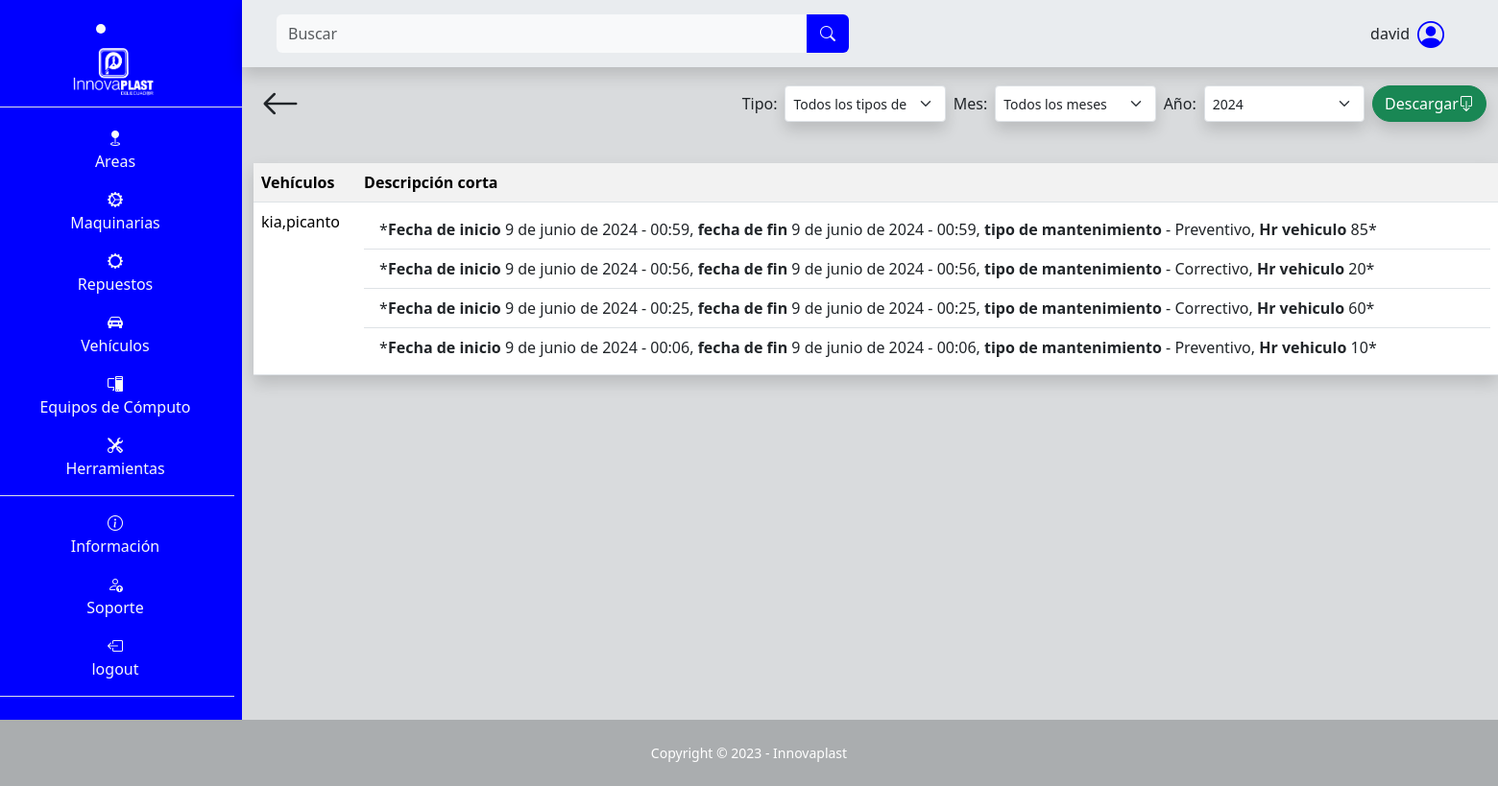
The app's page /vehiculo/tabla/ (signed in), older data.
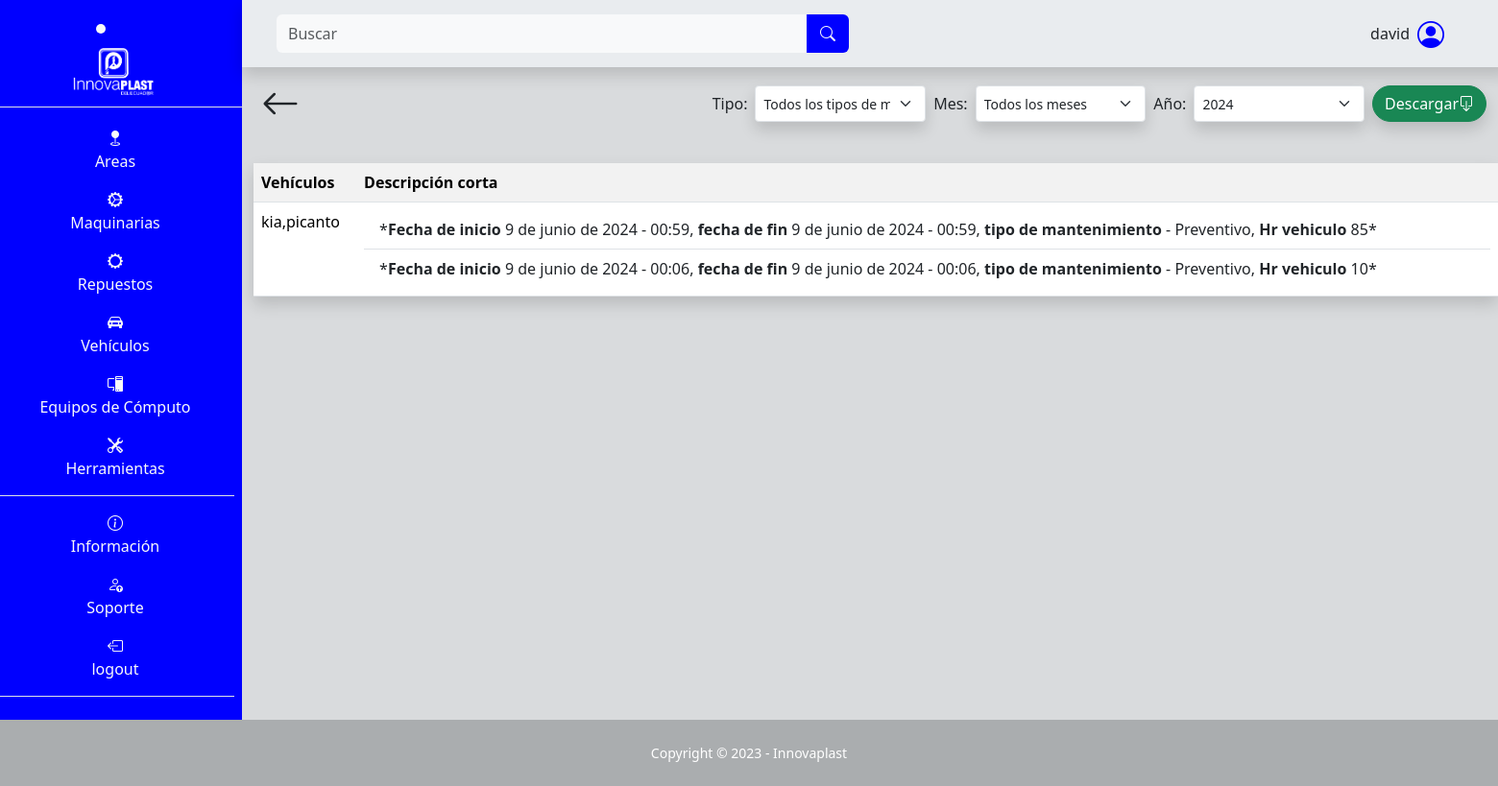
The same page, newer data.
### SGE_vehiculo/models.py (models this page shows, shortened)
class Vehiculo(models.Model):
    marca = models.CharField(max_length=50, null=False, blank=False)
    modelo = models.CharField(max_length=50, null=False, blank=False)
    matricula = models.CharField(max_length=50, null=False, blank=False)
    número_de_chasis = models.CharField(max_length=50, null=False, blank=False)
    motor = models.CharField(max_length=50, null=False, blank=False)
    km_recorridos = models.IntegerField(blank=False, null=False)
    intervalo_mantenimiento = models.IntegerField(blank=False, null=False)
    intervalo_mantenimiento_cambio_filtro_aceite = models.IntegerField(blank=False, null=False, default=0)
    intervalo_mantenimiento_cambio_filtro_aire_combustible = models.IntegerField(blank=False, null=False, default=0)
    intervalo_mantenimiento_cambio_filtro_caja_corona = models.IntegerField(blank=False, null=False, default=0)
    image = models.ImageField(upload_to="vehiculo/image", null=False, blank=False)
    fecha_ultimo_mantenimiento = models.DateField(default=date.today, blank=False, null=False)
    nombre_chofer = models.CharField(max_length=50, null=False, blank=False)
    contraseña_chofer = models.CharField(max_length=20, blank=False, null=False)
    teléfono_chofer = models.CharField(max_length=10, blank=False, null=False)
    dirección_chofer = models.CharField(max_length=30, blank=False, null=False)
    dni_chofer = models.IntegerField(max_length=10, blank=False, null=False)

class MantenimientoVehiculo(models.Model):
    vehiculo = models.ForeignKey(Vehiculo, on_delete=models.CASCADE)
    tipo = models.ForeignKey(TipoMantenimientoVehiculo, on_delete=models.CASCADE)
    fecha_inicio = models.DateField(default=date.today)
    hora_inicio = models.TimeField(default=datetime.now().time())
    fecha_fin = models.DateField(default=date.today)
    hora_fin = models.TimeField(default=datetime.now().time())
    km_recorridos = models.IntegerField(blank=False, null=False)
    operador = models.CharField(max_length=100, blank=False, null=False)
    descripción = models.TextField(max_length=400, null=False, blank=False)
    partes_y_piezas = models.TextField(max_length=400, null=False, blank=False)
    image = models.ImageField(upload_to="vehiculo/mantenimiento/image", null=False, blank=False, default=None)
    image2 = models.ImageField(upload_to="vehiculo/mantenimiento/image", null=False, blank=False, default=None)
    image3 = models.ImageField(upload_to="vehiculo/mantenimiento/image", null=False, blank=False, default=None)

class TipoMantenimientoVehiculo(models.Model):
    tipo = models.CharField(max_length=100, blank=False, null=False)
    def __str__(self):
        return self.tipo

### SGE_vehiculo/views.py (the view)
# urls.py: path('tabla/', views.tabla_mantenimientos, name="area_tabla_mantenimientos"),
@login_required
def tabla_mantenimientos(request):
    vehiculos = Vehiculo.objects.all()
    tipos_mantenimiento = TipoMantenimientoVehiculo.objects.all()
    for vehiculo in vehiculos:
        vehiculo.mantenimientos = vehiculo.mantenimientovehiculo_set.all().order_by('-fecha_fin', '-hora_fin')
    context = {
        'vehiculos': vehiculos,
        'tipos_mantenimiento': tipos_mantenimiento,
    }
    return render(request, 'SGE_vehiculo/tablas.html', context)

### templates/SGE_vehiculo/tablas.html (shortened to what this page needs)
{% extends "layout/base.html" %}
{% block 'content' %}
<div class="container">
    <div class="d-flex p-2 justify-content-between">
        <a class="text-decoration-none text-dark" href="{% url "vehiculo" %}">
            <i class="bi bi-arrow-left fs-1"></i>
        </a>
        <form class="d-flex mt-auto mb-auto" action="{% url 'documento_general_mantenimientos_vehiculo' %}" method="get" style="max-height: 50px; min-width: 600px;">
          <label class="mt-auto mb-auto m-1" for="tipo_mantenimiento">Tipo:</label>
            <select class="form-select form-select-sm m-1 shadow" name="tipo_mantenimiento" id="tipo_mantenimiento">
                <option value="">Todos los tipos de mantenimiento</option>
            </select>
          <label class="mt-auto mb-auto m-1" for="mes">Mes:</label>
          <select class="form-select form-select-sm m-1 shadow" name="mes" id="mes">
            <option value="">Todos los meses</option>
          </select>
          <label class="mt-auto mb-auto m-1" for="anio">Año:</label>
          <select class="form-select form-select-sm m-1 shadow" name="anio" id="anio">
              <option value="2024">2024</option>
          </select>
          <button type="submit" value="Submit" class="btn btn-success d-flex m-1 shadow rounded-pill">Descargar  <i class="bi bi-box-arrow-down mt-auto mb-auto"></i></button>
        </form>
    </div>
    <table class="table table-striped mt-4 shadow">
      <tr>
        <th>Vehículos</th>
        <th>Descripción corta</th>
      </tr>
      {% for vehiculo in vehiculos %}
      <tr>
        <td>{{ vehiculo.marca }},{{ vehiculo.modelo }}</td>
        <td>
          <ul class="list-group list-group-flush">
            {% for mantenimiento in vehiculo.mantenimientos %}
            <li class="list-group-item">*<b>Fecha de inicio</b> {{ mantenimiento.fecha_inicio }} - {{ mantenimiento.hora_inicio }}, <b>fecha de fin</b> {{ mantenimiento.fecha_fin }} - {{ mantenimiento.hora_fin }}, <b>tipo de mantenimiento</b> - {{ mantenimiento.tipo }}, <b>Hr vehiculo</b> {{ mantenimiento.km_recorridos }}*</li>
            {% endfor %}
          </ul>
        </td>
      </tr>
      {% endfor %}
    </table>
</div>
{% endblock %}

### templates/layout/base.html (shortened to what this page needs)
{% load static %}
<!DOCTYPE html>
<html lang="es">
<head>
    <link rel="stylesheet" href="https://cdn.jsdelivr.net/npm/bootstrap-icons@1.10.3/font/bootstrap-icons.css">
    <link rel="stylesheet" href="{% static "css/bootstrap.css" %}">
    <link rel="stylesheet" href="{% static "css/style.css" %}">
</head>
<body class="" id="page-top">
    <main>
        <div class="row">
            <div class="col-12 col-md-2 m-0 p-0 text-light text-center barra d-none d-md-block">
                <li class="nav-item active text-center fs-3 lista-menu m-2" style="transition: background-color 0.5s ease">
                    <a class="nav-link" href="{% url "index" %}">
                        <img src="{% static "images/Innovaplast.png" %}" alt="Innovaplast" style="max-height: 53px;">
                    </a>
                </li>
                <ul class="flex-column align-items-stretch p-2 border-top">
                    <li class="nav-item mt-1 pt-2 lista-menu text-center" style="transition: background-color 0.5s ease">
                        <a class="text-light text-decoration-none lista-menu" href="{% url "area" %}"><i class="bi bi-geo-fill"></i><p>Areas</p></a>
                    </li>
                    <li class="nav-item lista-menu" style="transition: background-color 0.5s ease">
                        <a class="text-light text-decoration-none lista-menu" href="{% url "maquina" %}"><i class="bi bi-gear-wide-connected"></i><p>Maquinarias</p></a>
                    </li>
                    <li class="nav-item lista-menu" style="transition: background-color 0.5s ease">
                        <a class="text-light text-decoration-none lista-menu" href="{% url "repuesto_maquina" %}"><i class="bi bi-gear-wide"></i><p>Repuestos</p></a>
                    </li>
                    <li class="nav-item lista-menu" style="transition: background-color 0.5s ease">
                        <a class="text-light text-decoration-none lista-menu" href="{% url "vehiculo" %}"><i class="bi bi-car-front-fill"></i><p>Vehículos</p></a>
                    </li>
                    <li class="nav-item lista-menu" style="transition: background-color 0.5s ease">
                        <a class="text-light text-decoration-none lista-menu" href="{% url "pc" %}"><i class="bi bi-pc-display"></i><p>Equipos de Cómputo</p></a>
                    </li>
                    <li class="nav-item border-bottom lista-menu" style="transition: background-color 0.5s ease">
                        <a class="text-light text-decoration-none lista-menu" href="{% url "herramienta" %}"><i class="bi bi-tools"></i><p>Herramientas</p></a>
                    </li>
                    <li class="nav-item pt-3 lista-menu" style="transition: background-color 0.5s ease">
                        <i class="bi bi-info-circle"></i><p>Información</p>
                    </li>
                    <li class="nav-item lista-menu" style="transition: background-color 0.5s ease">
                        <a class="text-light text-decoration-none lista-menu" href="{% url "soporte" %}">  <i class="bi bi-person-up"></i><p>Soporte</p></a>
                    </li>
                    {% if user.is_authenticated %}
                        <li class="nav-item lista-menu border-bottom" style="transition: background-color 0.5s ease">
                            <a class="text-light text-decoration-none lista-menu" href="{% url "logout" %}"><i class="bi bi-box-arrow-left"></i><p>logout</p></a>
                        </li>
                    {% else %}
                        <li class="nav-item lista-menu border-bottom" style="transition: background-color 0.5s ease">
                            <a class="text-light text-decoration-none lista-menu" href="{% url "login" %}"><i class="bi bi-box-arrow-right"></i><p>Login</p></a>
                        </li>
                    {% endif %}
                </ul>
            </div>
            <div class="col-12 col-md-10 m-0 p-0">
                <nav class="row navbar bg-body-secondary p-2 m-0 shadow sticky-top navbar-expand-lg">
                        <div class="col-12 col-md-6 order-lg-first order-last">
                            <form class="d-flex form-inline mr-auto ml-md-3 my-2 my-md-0 ms-3 me-3 mw-100 navbar-search" role="search" action="" method='GET'>
                                <div class="input-group">
                                    <input class="form-control bg-light border-0 small" id="search-input" name="search" type="search" placeholder="Buscar" aria-label="Search">
                                    <div class="input-group-append">
                                        <button class="btn barra text-light rounded-0 rounded-end border-2" type="submit">
                                            <i class="bi bi-search"></i>
                                        </button>
                                    </div>
                                </div>
                            </form>
                        </div>
                        <div class="col-12 col-md-6">
                            <div class="me-5 d-flex justify-content-center justify-content-md-end align-items-center">
                                <p class="ms-5 mt-auto mb-auto">{{ user }}</p>
                                <i class="bi bi-person-circle fs-3 ms-2 icono-persona"></i>
                            </div>
                        </div>
                </nav>
                {% block 'content' %}{% endblock %}
            </div>
    </main>
    <footer class="footer">
        <div class="small text-center p-4 text-white">Copyright &copy; 2023 - Innovaplast</div>
    </footer>
</body>
</html>

### static/css/style.css (style rules this page uses)
:root { --color-primary: #2ea3f2; }
* { margin: 0; padding: 0; box-sizing: border-box; }
body { background-color: #d9dbdd; }
.barra { background-color: blue; }
ul { list-style-type: none; }
.icono-persona { color: blue; }
.footer { background-color: #aaadaf; }

Row changes from the older to the newer data that the page shows:
removed MantenimientoVehiculo: fecha_inicio "9 de junio de 2024", hora_inicio "00:56", fecha_fin "9 de junio de 2024", hora_fin "00:56", tipo "Correctivo", km_recorridos "20"
removed MantenimientoVehiculo: fecha_inicio "9 de junio de 2024", hora_inicio "00:25", fecha_fin "9 de junio de 2024", hora_fin "00:25", tipo "Correctivo", km_recorridos "60"
